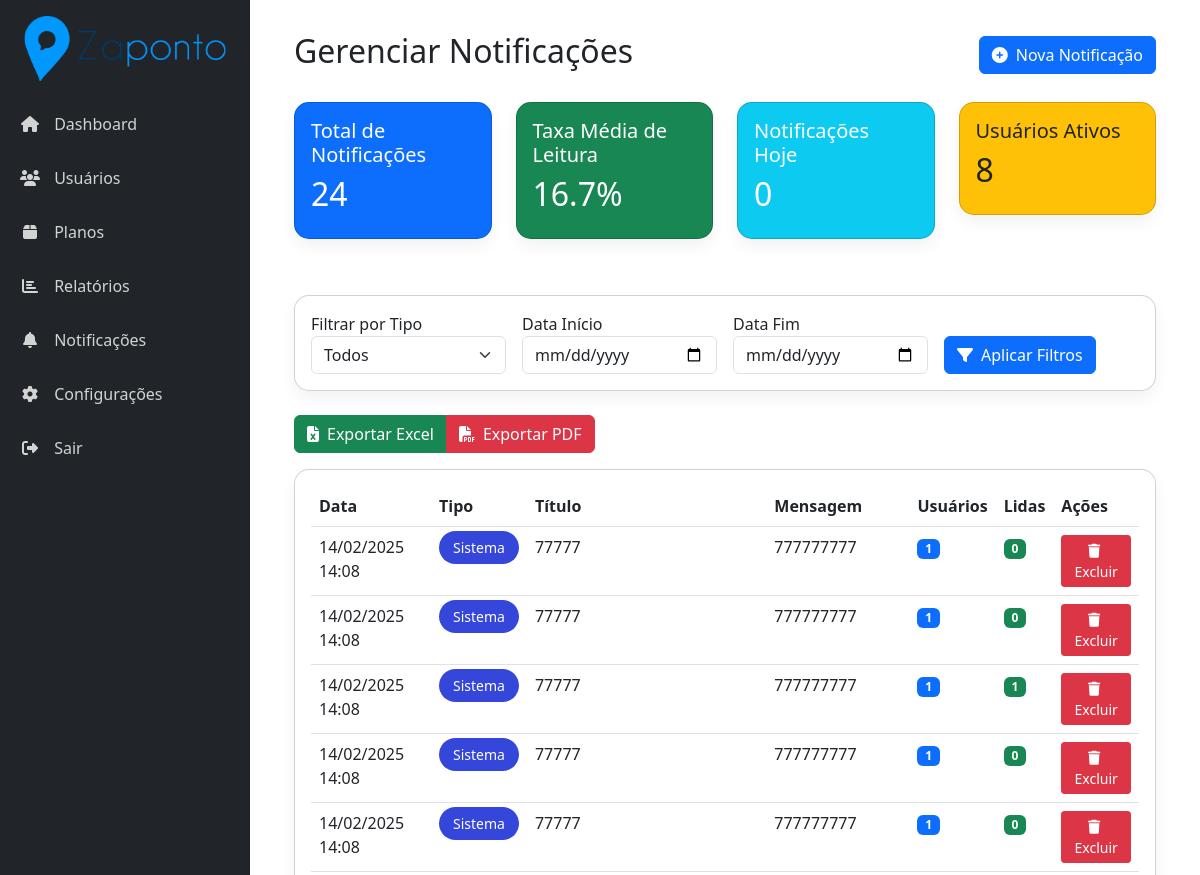
The page /pages/admin/notificacoes.php (signed in, upper part) on the database as committed earlier.
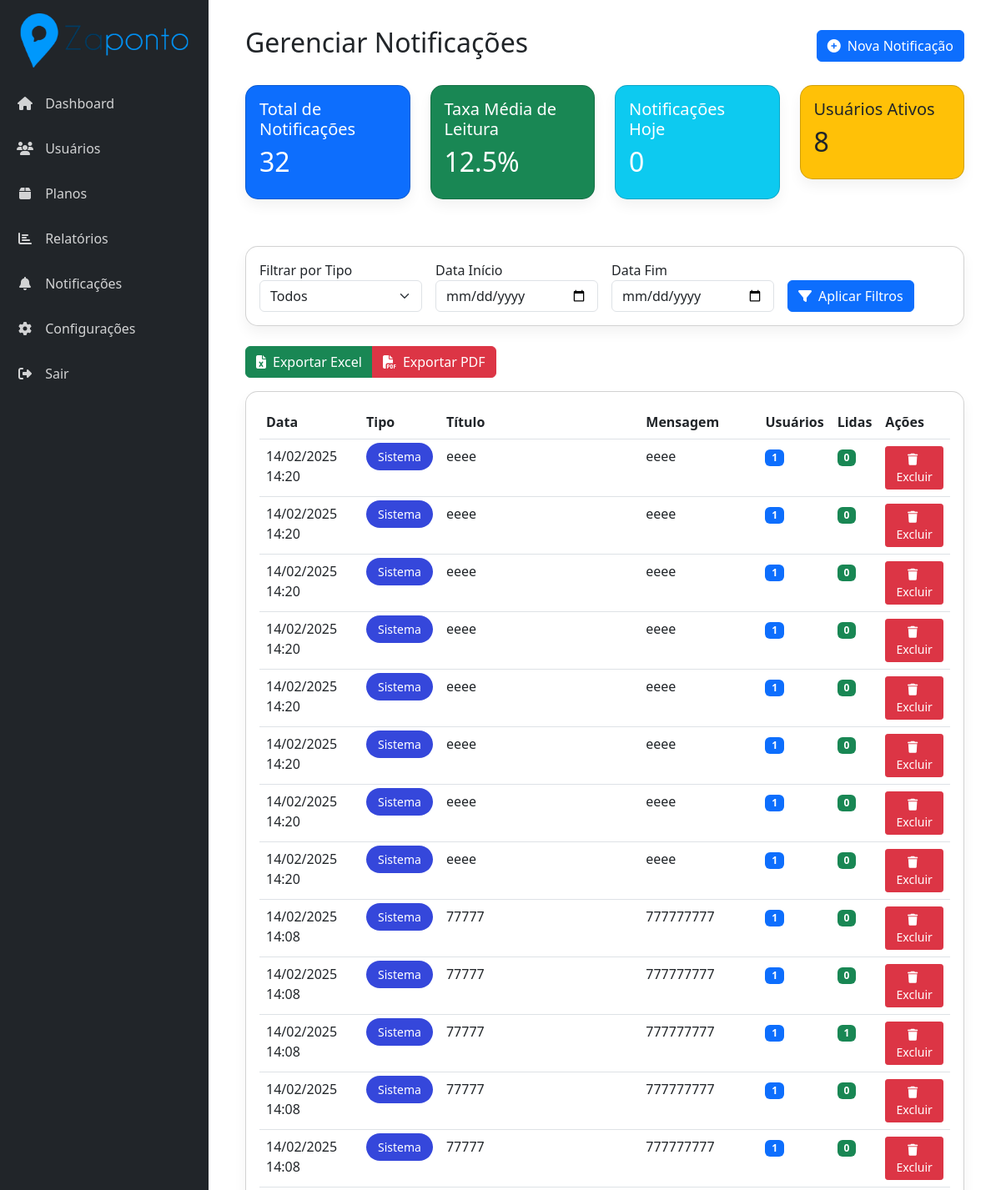
The same page on the database as committed later.
### tables this page shows
CREATE TABLE `notificacoes` (
  `id` int(11) NOT NULL,
  `usuario_id` int(11) NOT NULL,
  `tipo` varchar(50) NOT NULL,
  `titulo` varchar(255) NOT NULL,
  `mensagem` text NOT NULL,
  `lida` tinyint(1) DEFAULT 0,
  `data_criacao` datetime DEFAULT current_timestamp(),
  `data_leitura` datetime DEFAULT NULL,
  `admin_id` int(11) DEFAULT NULL,
  `is_admin_notification` tinyint(1) DEFAULT 0
);

### pages/admin/notificacoes.php (the view, shortened to what the changed rows need)
<?php
include '../../includes/db.php';
try {
    $stmt = $pdo->query("
    SELECT
        COUNT(DISTINCT id) as total_notificacoes,
        COALESCE(ROUND(AVG(CASE WHEN lida = 1 THEN 1 ELSE 0 END) * 100, 2), 0) as taxa_media_leitura
    FROM notificacoes
");
    $stats = $stmt->fetch(PDO::FETCH_ASSOC);
    $totalNotificacoes = $stats['total_notificacoes'];
    $taxaMediaLeitura = $stats['taxa_media_leitura'];
    $stmt = $pdo->query("
        SELECT COUNT(DISTINCT id) as total
        FROM notificacoes
        WHERE DATE(data_criacao) = CURDATE()
    ");
    $notificacoesHoje = $stmt->fetch(PDO::FETCH_COLUMN);
    $stmt = $pdo->query("
        SELECT COUNT(id) as total
        FROM usuarios
        WHERE status = 'ativo'
    ");
    $usuariosAtivos = $stmt->fetch(PDO::FETCH_COLUMN);
} catch (PDOException $e) {
    $_SESSION['erro'] = "Erro ao carregar estatísticas: " . $e->getMessage();
}
$whereConditions = [];
try {
    $query = "
SELECT
    n.id,
    n.tipo,
    n.titulo,
    n.mensagem,
    n.data_criacao,
    COUNT(DISTINCT n.usuario_id) as total_usuarios,
    COUNT(CASE WHEN n.lida = 1 THEN 1 END) as total_lidas,
    ROUND((COUNT(CASE WHEN n.lida = 1 THEN 1 END) * 100.0 / COUNT(*)), 2) as taxa_leitura,
    MAX(n.data_leitura) as ultima_leitura
FROM notificacoes n
WHERE 1=1
" . ($whereConditions ? " AND " . implode(" AND ", $whereConditions) : "") . "
AND NOT EXISTS (
    SELECT 1
    FROM notificacoes_excluidas ne
    WHERE ne.notificacao_id = n.id
)
GROUP BY n.id, n.tipo, n.titulo, n.mensagem, n.data_criacao
ORDER BY n.data_criacao DESC
";
    $stmt = $pdo->prepare($query);
    $stmt->execute();
    $notificacoes = $stmt->fetchAll(PDO::FETCH_ASSOC);
} catch (PDOException $e) {
    $_SESSION['erro'] = "Erro ao carregar notificações: " . $e->getMessage();
    $notificacoes = [];
}
?>
<!DOCTYPE html>
<html lang="pt-br">
<head>
    <link href="https://cdn.jsdelivr.net/npm/bootstrap@5.3.0/dist/css/bootstrap.min.css" rel="stylesheet">
    <link href="https://cdnjs.cloudflare.com/ajax/libs/font-awesome/6.5.1/css/all.min.css" rel="stylesheet">
    <link href="https://cdn.datatables.net/1.11.5/css/dataTables.bootstrap5.min.css" rel="stylesheet">
</head>
<body>
    <div class="main-content">
        <div class="container-fluid">
            <div class="d-flex justify-content-between align-items-center mb-4">
                <h2>Gerenciar Notificações</h2>
            </div>
<div class="row mb-4">
    <div class="col-md-3">
        <div class="card bg-primary text-white">
            <div class="card-body">
                <h5>Total de Notificações</h5>
                <h2><?php echo $totalNotificacoes; ?></h2>
            </div>
        </div>
    </div>
    <div class="col-md-3">
        <div class="card bg-success text-white">
            <div class="card-body">
                <h5>Taxa Média de Leitura</h5>
                <h2><?php echo number_format($taxaMediaLeitura, 1); ?>%</h2>
            </div>
        </div>
    </div>
    <div class="col-md-3">
        <div class="card bg-info text-white">
            <div class="card-body">
                <h2><?php echo $notificacoesHoje; ?></h2>
            </div>
        </div>
    </div>
    <div class="col-md-3">
        <div class="card bg-warning text-dark">
            <div class="card-body">
                <h2><?php echo $usuariosAtivos; ?></h2>
            </div>
        </div>
    </div>
</div>
            <div class="card">
                <div class="card-body">
                    <div class="table-responsive">
                        <table class="table" id="notificacoesTable">
                            <thead>
                            <tr>
        <th>Data</th>
        <th>Tipo</th>
        <th>Título</th>
        <th>Mensagem</th>
        <th>Usuários</th>
        <th>Lidas</th>
        <th>Ações</th>
    </tr>
                            </thead>
                            <tbody>
                                <?php foreach ($notificacoes as $notif): ?>
                                    <tr>
                                        <td><?php echo date('d/m/Y H:i', strtotime($notif['data_criacao'])); ?></td>
                                        <td>
                                            <span class="notification-type type-<?php echo $notif['tipo']; ?>">
                                                <?php echo ucfirst($notif['tipo']); ?>
                                            </span>
                                        </td>
                                        <td><?php echo htmlspecialchars($notif['titulo']); ?></td>
                                        <td><?php echo htmlspecialchars($notif['mensagem']); ?></td>
                                        <td>
                                            <span class="badge bg-primary">
                                                <?php echo $notif['total_usuarios']; ?>
                                            </span>
                                        </td>
                                        <td>
                                            <span class="badge bg-success">
                                                <?php echo $notif['total_lidas']; ?>
                                            </span>
                                        </td>
                                        <td>
                <button class="btn btn-danger btn-sm excluir-notificacao"
                        data-id="<?php echo $notif['id']; ?>">
                    <i class="fas fa-trash"></i> Excluir
                </button>
            </td>
                                    </tr>
                                <?php endforeach; ?>
                            </tbody>
                        </table>
                    </div>
                </div>
            </div>
        </div>
    </div>
</body>
</html>

Rows that differ between the two databases and show on the page:
added notificacoes: data_criacao "14/02/2025 14:20", tipo "Sistema", titulo "eeee", mensagem "eeee", total_usuarios "1", total_lidas "0"
added notificacoes: data_criacao "14/02/2025 14:20", tipo "Sistema", titulo "eeee", mensagem "eeee", total_usuarios "1", total_lidas "0"
added notificacoes: data_criacao "14/02/2025 14:20", tipo "Sistema", titulo "eeee", mensagem "eeee", total_usuarios "1", total_lidas "0"
added notificacoes: data_criacao "14/02/2025 14:20", tipo "Sistema", titulo "eeee", mensagem "eeee", total_usuarios "1", total_lidas "0"
added notificacoes: data_criacao "14/02/2025 14:20", tipo "Sistema", titulo "eeee", mensagem "eeee", total_usuarios "1", total_lidas "0"
added notificacoes: data_criacao "14/02/2025 14:20", tipo "Sistema", titulo "eeee", mensagem "eeee", total_usuarios "1", total_lidas "0"
added notificacoes: data_criacao "14/02/2025 14:20", tipo "Sistema", titulo "eeee", mensagem "eeee", total_usuarios "1", total_lidas "0"
added notificacoes: data_criacao "14/02/2025 14:20", tipo "Sistema", titulo "eeee", mensagem "eeee", total_usuarios "1", total_lidas "0"
Other text that changed with them:
$totalNotificacoes: "24" → "32"
$taxaMediaLeitura: "16.7" → "12.5"
